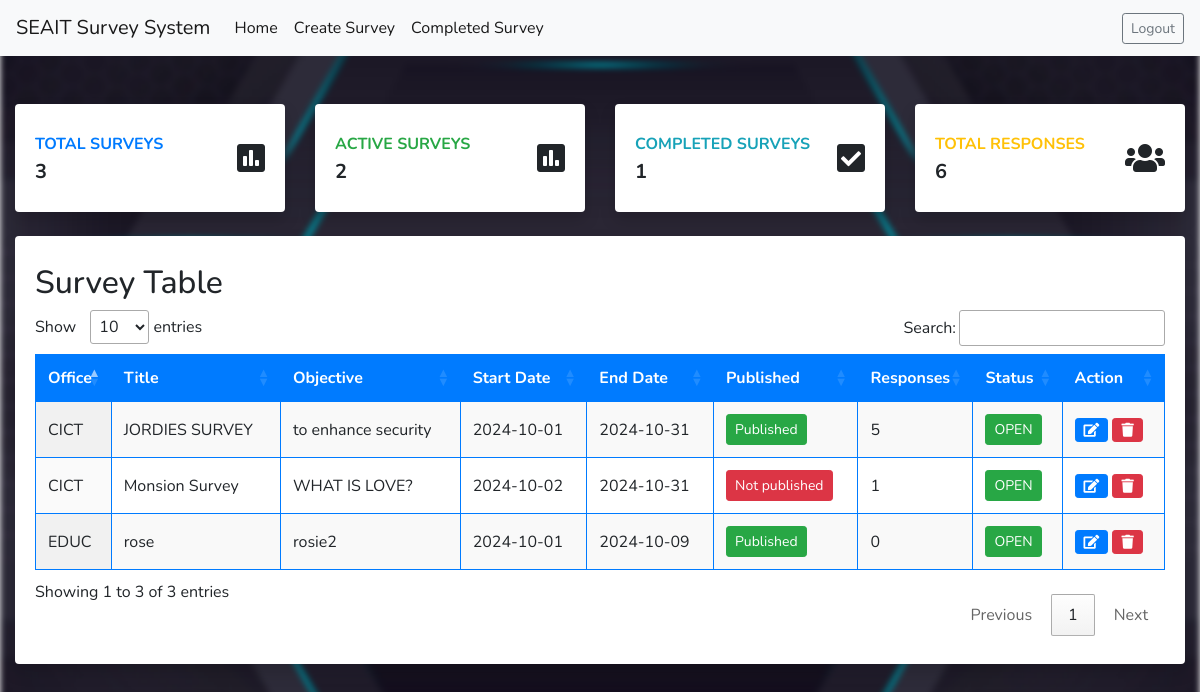
Before: /admin/home.php (signed in) with the older database file.
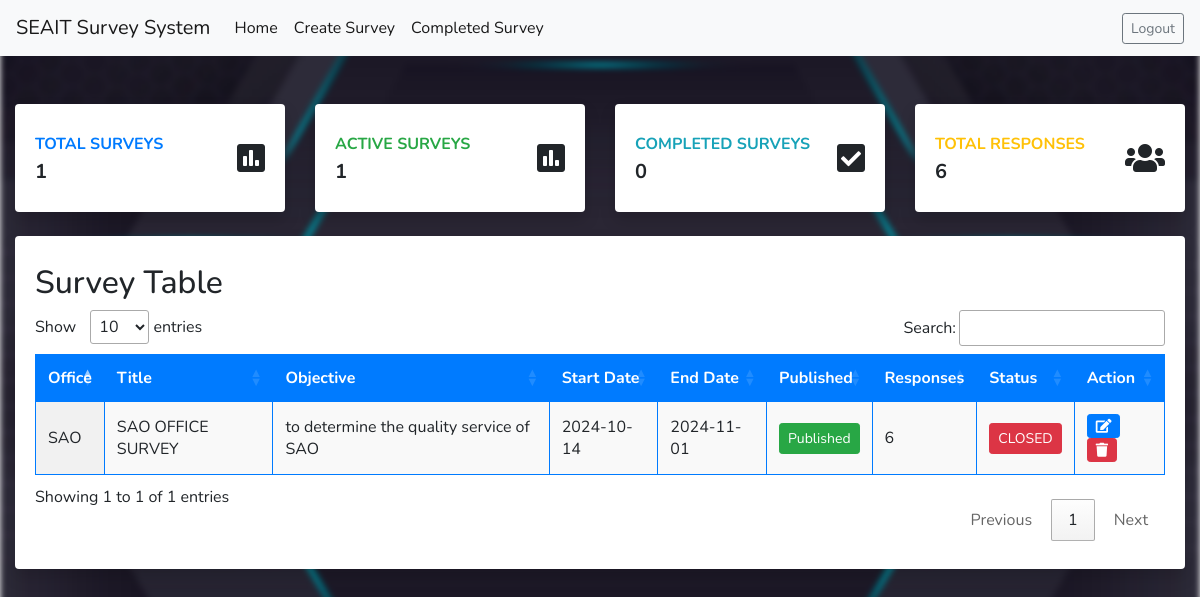
After: the same page with the newer database file.
### tables this page shows
CREATE TABLE IF NOT EXISTS `surveys` (
  `survey_id` int NOT NULL AUTO_INCREMENT,
  `office` varchar(100) NOT NULL,
  `title` varchar(255) NOT NULL,
  `objective` text,
  `is_anonymous` tinyint(1) DEFAULT '0',
  `is_published` tinyint(1) DEFAULT '0',
  `start_date` date DEFAULT NULL,
  `end_date` date DEFAULT NULL,
  `created_by` int DEFAULT NULL,
  `created_at` timestamp NULL DEFAULT CURRENT_TIMESTAMP,
  `updated_at` timestamp NULL DEFAULT CURRENT_TIMESTAMP ON UPDATE CURRENT_TIMESTAMP,
  `is_complete` int NOT NULL,
  PRIMARY KEY (`survey_id`),
  KEY `created_by` (`created_by`)
);

### admin/home.php (the view, shortened to what this page needs)
<?php include 'includes/header.php';
include 'includes/navtop.php';
mysqli_set_charset($conn, "utf8");
$surveytable = "SELECT * FROM surveys";
if ($stmt = mysqli_prepare($conn, $surveytable)) {
    mysqli_stmt_execute($stmt);
    $surveyresult = mysqli_stmt_get_result($stmt);
} else {
    echo "Failed to prepare statement: " . mysqli_error($conn);
}
?>
<link rel="stylesheet" href="https://cdnjs.cloudflare.com/ajax/libs/font-awesome/5.13.0/css/all.min.css">
<link rel="stylesheet" href="https://cdn.datatables.net/1.11.5/css/jquery.dataTables.min.css">
<link rel="stylesheet" href="../css/home.css">
<div class="container-fluid mt-5">
    <div class="row">
        <div class="col-xl-3 col-md-6 mb-4">
            <div class="card border-left-primary shadow h-100 py-2">
                <div class="card-body">
                    <div class="row no-gutters align-items-center">
                        <div class="col mr-2">
                            <div class="text-xs font-weight-bold text-primary text-uppercase mb-1">Total Surveys</div>
                            <div class="h5 mb-0 font-weight-bold text-gray-800">
                                <?php echo mysqli_num_rows($surveyresult); ?>
                            </div>
                        </div>
                        <div class="col-auto">
                            <i class="fas fa-poll fa-2x text-gray-300"></i>
                        </div>
                    </div>
                </div>
            </div>
        </div>
        <div class="col-xl-3 col-md-6 mb-4">
            <div class="card border-left-success shadow h-100 py-2">
                <div class="card-body">
                    <div class="row no-gutters align-items-center">
                        <div class="col mr-2">
                            <div class="text-xs font-weight-bold text-success text-uppercase mb-1">Active Surveys
                            </div>
                            <?php
                            $activesurveys = "SELECT * FROM surveys WHERE end_date > NOW() OR is_published = 0";
                            if ($stmt = mysqli_prepare($conn, $activesurveys)) {
                                mysqli_stmt_execute($stmt);
                                $activesurveyresult = mysqli_stmt_get_result($stmt);
                            }
                            ?>
                            <div class="h5 mb-0 font-weight-bold text-gray-800">
                                <?php echo mysqli_num_rows($activesurveyresult); ?>
                            </div>
                        </div>
                        <div class="col-auto">
                            <i class="fas fa-poll fa-2x text-gray-300"></i>
                        </div>
                    </div>
                </div>
            </div>
        </div>
        <div class="col-xl-3 col-md-6 mb-4">
            <div class="card border-left-info shadow h-100 py-2">
                <div class="card-body">
                    <div class="row no-gutters align-items-center">
                        <div class="col mr-2">
                            <div class="text-xs font-weight-bold text-info text-uppercase mb-1">Completed Surveys</div>
                            <?php
                            $completeurveys = "SELECT * FROM surveys WHERE end_date < NOW() AND is_published = 1";
                            if ($stmt = mysqli_prepare($conn, $completeurveys)) {
                                mysqli_stmt_execute($stmt);
                                $completeurveyresult = mysqli_stmt_get_result($stmt);
                            }
                            ?>
                            <div class="h5 mb-0 font-weight-bold text-gray-800">
                                <?php echo mysqli_num_rows($completeurveyresult); ?>
                            </div>
                        </div>
                        <div class="col-auto">
                            <i class="fas fa-check-square fa-2x text-gray-300"></i>
                        </div>
                    </div>
                </div>
            </div>
        </div>
        <div class="col-xl-3 col-md-6 mb-4">
            <div class="card border-left-warning shadow h-100 py-2">
                <div class="card-body">
                    <div class="row no-gutters align-items-center">
                        <div class="col mr-2">
                            <div class="text-xs font-weight-bold text-warning text-uppercase mb-1">Total Responses</div>
                            <?php
                            $surveyresponses = "SELECT COUNT(*) AS total_responses FROM surveyresponses";
                            if ($stmt = mysqli_prepare($conn, $surveyresponses)) {
                                mysqli_stmt_execute($stmt);
                                $surveyresponsesresult = mysqli_stmt_get_result($stmt);
                                $surveyresponsesrow = mysqli_fetch_assoc($surveyresponsesresult);
                            }
                            ?>
                            <div class="h5 mb-0 font-weight-bold text-gray-800">
                                <?php echo $surveyresponsesrow['total_responses']; ?>
                            </div>
                        </div>
                        <div class="col-auto">
                            <i class="fas fa-users fa-2x text-gray-300"></i>
                        </div>
                    </div>
                </div>
            </div>
        </div>
    </div>
    <div class="row">
        <div class="col-xl-12 col-md-6 mb-4">
            <div class="card border-left-warning shadow h-100 py-2">
                <div class="card-body">
                    <div class="row no-gutters align-items-center w-100">
                        <div class="col-12">
                            <h2>Survey Table</h2>
                            <table id="surveyTable" class="display">
                                <thead>
                                    <tr>
                                        <th>Office</th>
                                        <th>Title</th>
                                        <th>Objective</th>
                                        <th>Start Date</th>
                                        <th>End Date</th>
                                        <th>Published</th>
                                        <th>Responses</th>
                                        <th>Status</th>
                                        <th>Action</th>
                                    </tr>
                                </thead>
                                <tbody>
                                    <?php while ($surveyrow = mysqli_fetch_assoc($surveyresult)) { ?>
                                        <tr>
                                            <td><?php echo htmlspecialchars($surveyrow['office'], ENT_QUOTES, 'UTF-8'); ?>
                                            </td>
                                            <td><?php echo htmlspecialchars($surveyrow['title'], ENT_QUOTES, 'UTF-8'); ?>
                                            </td>
                                            <td><?php echo htmlspecialchars($surveyrow['objective'], ENT_QUOTES, 'UTF-8'); ?>
                                            </td>
                                            <td><?php echo htmlspecialchars($surveyrow['start_date'], ENT_QUOTES, 'UTF-8'); ?>
                                            </td>
                                            <td><?php echo htmlspecialchars($surveyrow['end_date'], ENT_QUOTES, 'UTF-8'); ?>
                                            </td>
                                            <td id="published_status_<?php echo $surveyrow['survey_id']; ?>">
                                                <button
                                                    class="btn btn-sm btn-<?php echo $surveyrow['is_published'] == 1 ? 'success' : 'danger'; ?>"
                                                    onclick="changePublished(<?php echo $surveyrow['survey_id']; ?>, <?php echo $surveyrow['is_published']; ?>)">
                                                    <?php echo $surveyrow['is_published'] == 1 ? 'Published' : 'Not published'; ?>
                                                </button>
                                            </td>
                                            <td>
                                                <?php
                                                $surveyresponses = "SELECT * FROM surveyresponses WHERE survey_id = ?";
                                                $stmt = $conn->prepare($surveyresponses);
                                                $stmt->bind_param("i", $surveyrow['survey_id']);
                                                $stmt->execute();
                                                $surveyresponsesresult = $stmt->get_result();
                                                echo mysqli_num_rows($surveyresponsesresult);
                                                ?>
                                            </td>
                                            <td id="open_status_<?php echo $surveyrow['survey_id']; ?>">
                                                <button
                                                    class="btn btn-sm btn-<?php echo $surveyrow['is_complete'] == 1 ? 'danger' : 'success'; ?>"
                                                    onclick="confirmChangeOpen(<?php echo $surveyrow['survey_id']; ?>, <?php echo $surveyrow['is_complete']; ?>)">
                                                    <?php echo $surveyrow['is_complete'] == 1 ? 'CLOSED' : 'OPEN'; ?>
                                                </button>
                                            </td>
                                            <td>
                                                <button href="#" class="btn btn-sm btn-primary"
                                                    onclick="openEditModal(<?php echo $surveyrow['survey_id']; ?>, '<?php echo addslashes($surveyrow['office']); ?>', '<?php echo addslashes($surveyrow['title']); ?>', '<?php echo addslashes($surveyrow['objective']); ?>', '<?php echo $surveyrow['start_date']; ?>', '<?php echo $surveyrow['end_date']; ?>')"><i
                                                        class="fas fa-edit"></i></button>
                                                <button class="btn btn-sm btn-danger deleteSurveyBtn"
                                                    data-survey-id="<?php echo $surveyrow['survey_id']; ?>">
                                                    <i class="fas fa-trash"></i>
                                                </button>
                                            </td>
                                        </tr>
                                    <?php } ?>
                                </tbody>
                            </table>
                        </div>
                    </div>
                </div>
            </div>
        </div>
    </div>
</div>
<?php include 'includes/footer.php'; ?>

### admin/includes/header.php (shortened to what this page needs)
<!DOCTYPE html>
<html lang="en">
<head>
</head>
<link rel="stylesheet" href="../css/bootstrap.min.css">
<link rel="stylesheet" href="../css/jgrowl.min.css" />
<body>

### admin/includes/navtop.php (shortened to what this page needs)
<nav class="navbar navbar-expand-lg navbar-light bg-light">
    <a class="navbar-brand" href="#">SEAIT Survey System</a>
    <div class="collapse navbar-collapse" id="navbarSupportedContent">
        <ul class="navbar-nav mr-auto">
            <li class="nav-item active">
                <a class="nav-link" href="home.php">Home <span class="sr-only">(current)</span></a>
            </li>
            <li class="nav-item active">
                <a class="nav-link" href="create_form.php">Create Survey</a>
            </li>
            <li class="nav-item active">
                <a class="nav-link" href="completed_surveys.php">Completed Survey</a>
            </li>
        </ul>
        <a href="logout.php" class="btn btn-sm btn-outline-secondary">Logout</a>
    </div>
</nav>

### admin/includes/footer.php (shortened to what this page needs)
</body>

### css/home.css (style rules this page uses)
body { margin: 0; height: auto; overflow-y: auto; position: relative; font-family: "Nunito", sans-serif; }
body::before { content: ""; position: fixed; top: 0; left: 0; width: 100%; height: 100%; background-image: url("../assets/image/bgsur.jpg"); background-repeat: no-repeat; background-position: center; background-size: cover; filter: blur(3px); z-index: -1; }
.card { border: none; }
#surveyTable { width: 100%; border-collapse: collapse; }
#surveyTable thead { background-color: #007bff; color: white; }
#surveyTable th, #surveyTable td { padding: 12px; text-align: left; border: 1px solid #007bff; }
table td { text-transform: none; }
.btn-primary { background-color: #007bff; border-color: #007bff; }

Changed rows visible on the page:
removed surveys: office "CICT", title "JORDIES SURVEY", objective "to enhance security", start_date "2024-10-01", end_date "2024-10-31", is_published "Published", mysqli_num_rows($surveyresponsesresult) "5", is_complete "OPEN"
removed surveys: office "CICT", title "Monsion Survey", objective "WHAT IS LOVE?", start_date "2024-10-02", end_date "2024-10-31", is_published "Not published", mysqli_num_rows($surveyresponsesresult) "1", is_complete "OPEN"
removed surveys: office "EDUC", title "rose", objective "rosie2", start_date "2024-10-01", end_date "2024-10-09", is_published "Published", mysqli_num_rows($surveyresponsesresult) "0", is_complete "OPEN"
added surveys: office "SAO", title "SAO OFFICE SURVEY", objective "to determine the quality service of SAO", start_date "2024-10-14", end_date "2024-11-01", is_published "Published", mysqli_num_rows($surveyresponsesresult) "6", is_complete "CLOSED"
Other visible differences:
mysqli_num_rows($surveyresult): "3" → "1"
mysqli_num_rows($activesurveyresult): "2" → "1"
mysqli_num_rows($completeurveyresult): "1" → "0"
text written by a page script: "Show entries Search: Showing 1 to 3 of 3 entries Previous 1 Next" → "Show entries Search: Showing 1 to 1 of 1 entries Previous 1 Next"
